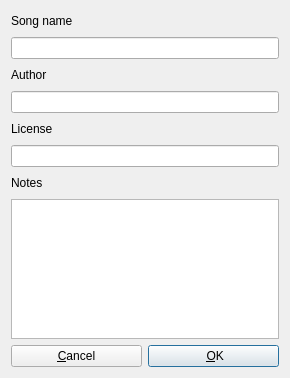
<?xml version="1.0" encoding="UTF-8"?>
<ui version="4.0">
 <class>SongPropertiesDialog_UI</class>
 <widget class="QDialog" name="SongPropertiesDialog_UI">
  <property name="geometry">
   <rect>
    <x>0</x>
    <y>0</y>
    <width>290</width>
    <height>378</height>
   </rect>
  </property>
  <property name="windowTitle">
   <string>Form1</string>
  </property>
  <layout class="QGridLayout" name="gridLayout">
   <item row="0" column="0" colspan="2">
    <widget class="QLabel" name="TextLabel1">
     <property name="minimumSize">
      <size>
       <width>0</width>
       <height>20</height>
      </size>
     </property>
     <property name="text">
      <string>Song name</string>
     </property>
    </widget>
   </item>
   <item row="1" column="0" colspan="2">
    <widget class="QLineEdit" name="songNameTxt"/>
   </item>
   <item row="2" column="0" colspan="2">
    <widget class="QLabel" name="TextLabel1_2">
     <property name="minimumSize">
      <size>
       <width>0</width>
       <height>20</height>
      </size>
     </property>
     <property name="text">
      <string>Author</string>
     </property>
    </widget>
   </item>
   <item row="3" column="0" colspan="2">
    <widget class="QLineEdit" name="authorTxt"/>
   </item>
   <item row="4" column="0" colspan="2">
    <widget class="QLabel" name="TextLabel1_3">
     <property name="minimumSize">
      <size>
       <width>0</width>
       <height>20</height>
      </size>
     </property>
     <property name="text">
      <string>License</string>
     </property>
    </widget>
   </item>
   <item row="5" column="0" colspan="2">
    <widget class="QLineEdit" name="licenseTxt"/>
   </item>
   <item row="6" column="0" colspan="2">
    <widget class="QLabel" name="TextLabel2">
     <property name="minimumSize">
      <size>
       <width>0</width>
       <height>20</height>
      </size>
     </property>
     <property name="text">
      <string>Notes</string>
     </property>
    </widget>
   </item>
   <item row="7" column="0" colspan="2">
    <widget class="QTextEdit" name="notesTxt"/>
   </item>
   <item row="8" column="0">
    <widget class="QPushButton" name="cancelBtn">
     <property name="text">
      <string>&amp;Cancel</string>
     </property>
     <property name="shortcut">
      <string>Alt+C</string>
     </property>
    </widget>
   </item>
   <item row="8" column="1">
    <widget class="QPushButton" name="okBtn">
     <property name="text">
      <string> &amp;OK</string>
     </property>
     <property name="shortcut">
      <string>Alt+O</string>
     </property>
     <property name="default">
      <bool>true</bool>
     </property>
    </widget>
   </item>
  </layout>
 </widget>
 <layoutdefault spacing="6" margin="11"/>
 <resources/>
 <connections/>
</ui>
